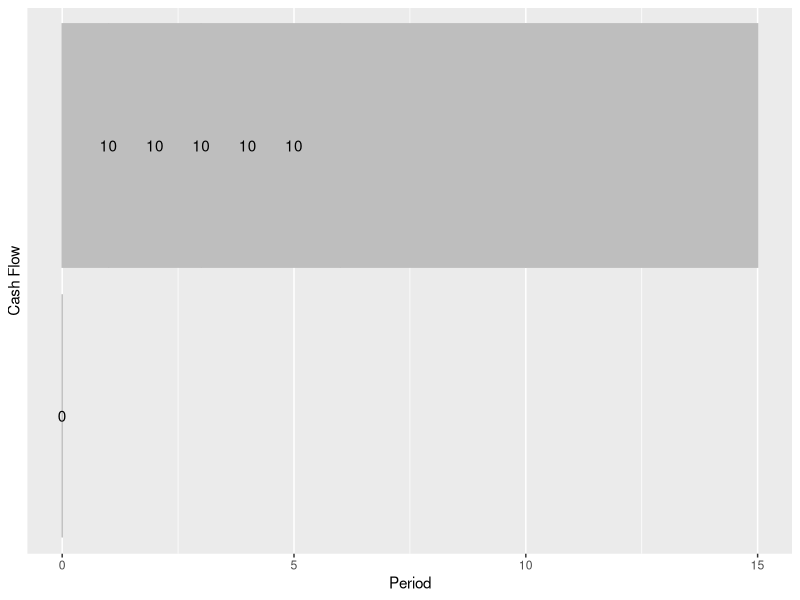
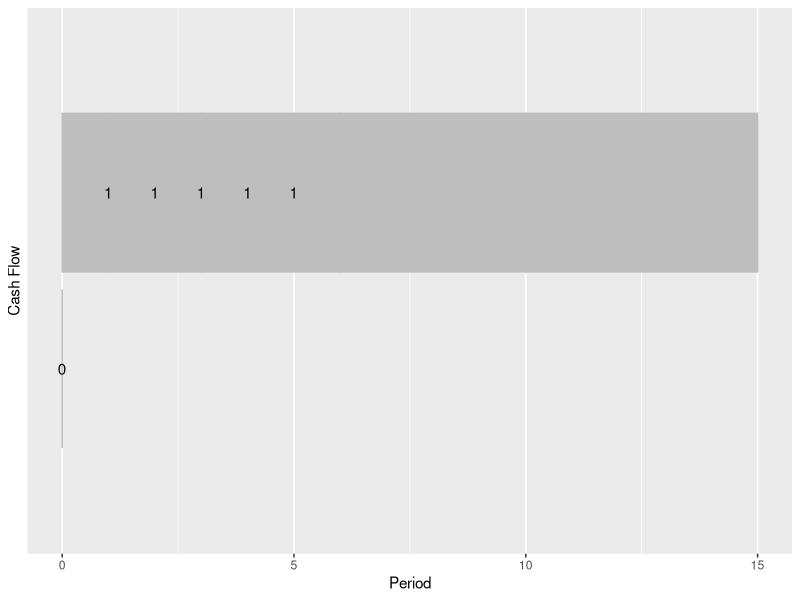
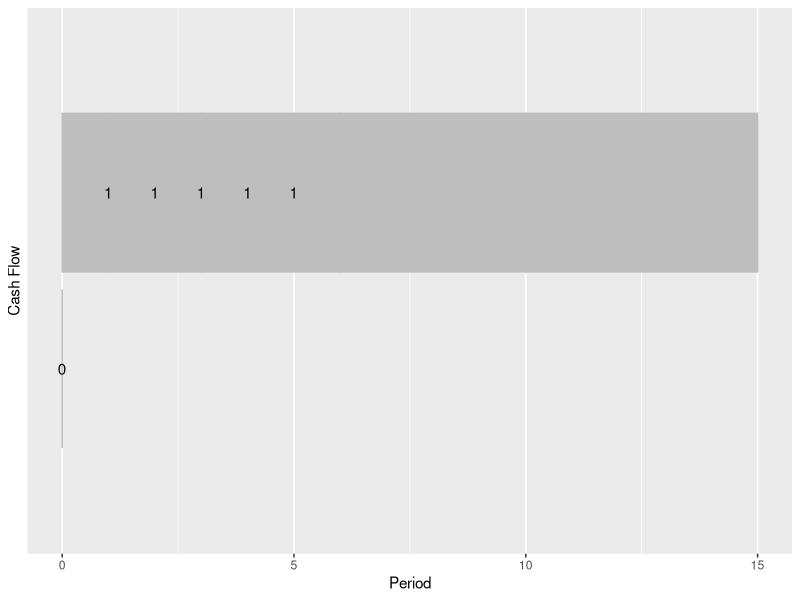
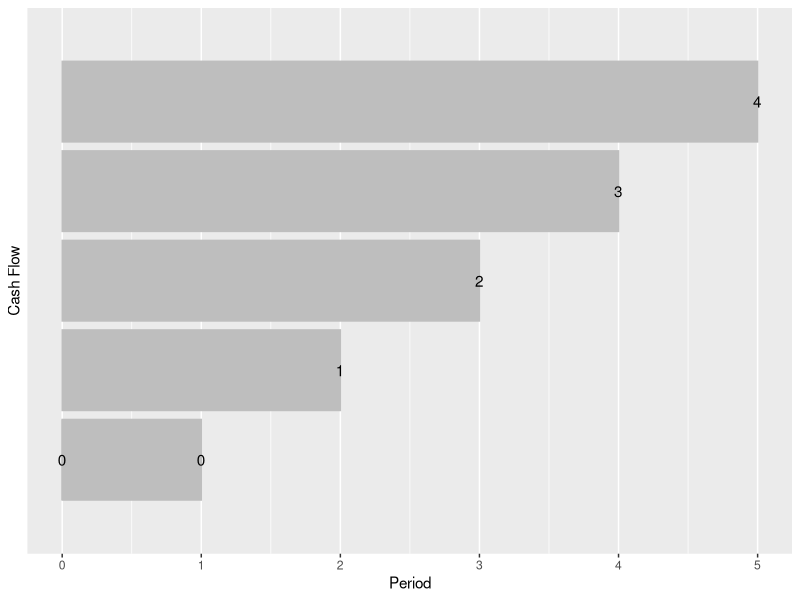
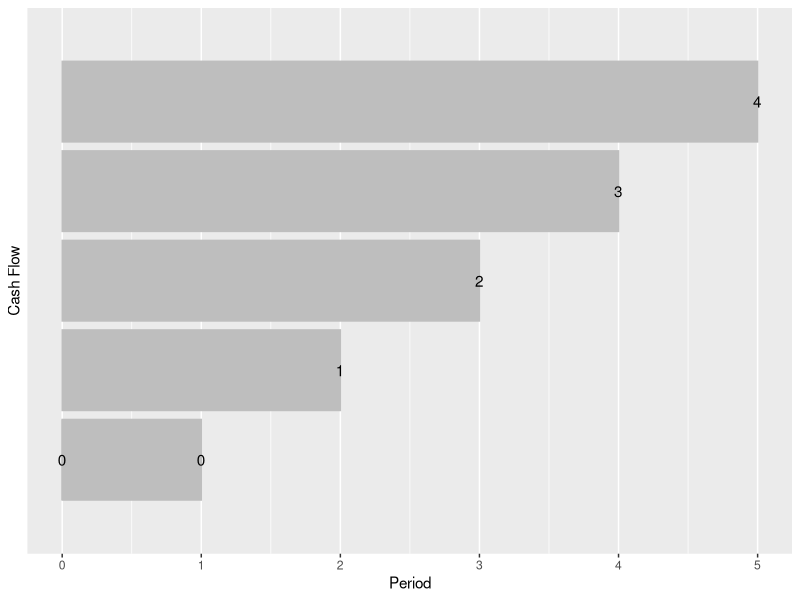
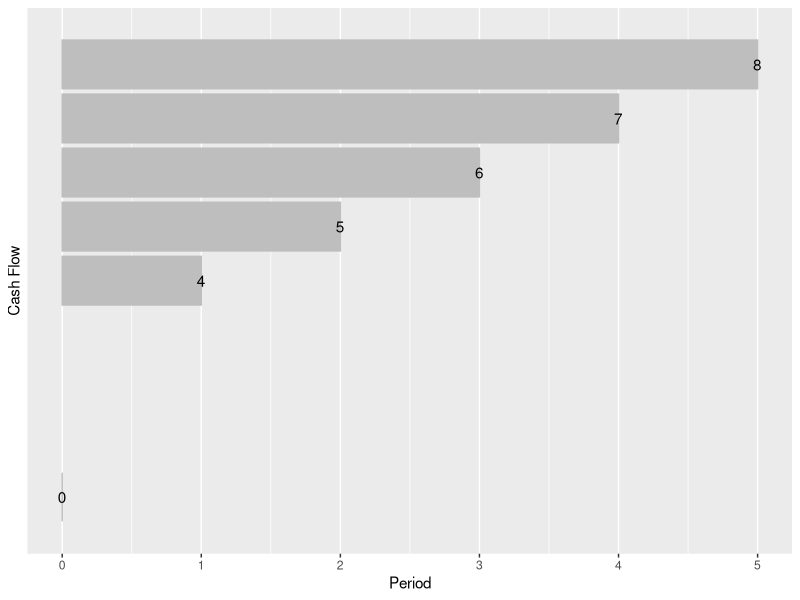
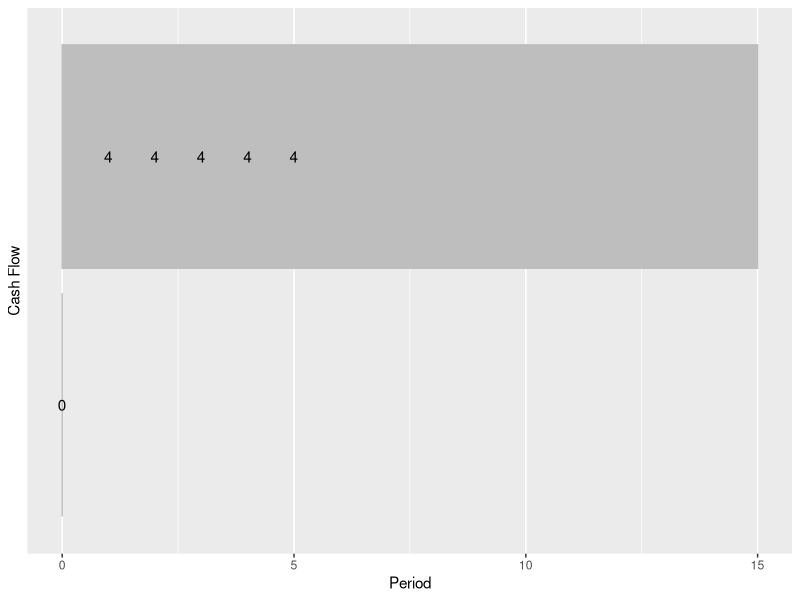
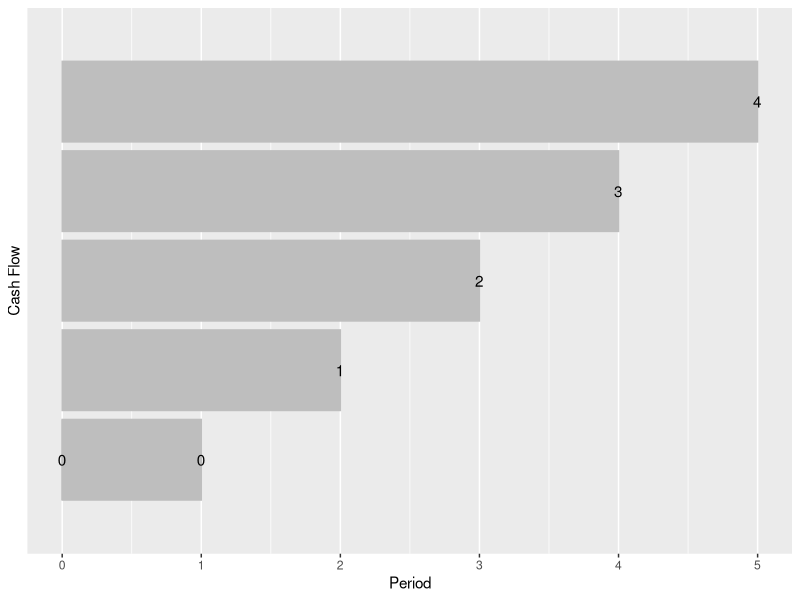

Source code (R) for these figures, in order:
## ---- chunk 1
knitr::opts_chunk$set(echo = FALSE)
options(scipen=999)

Acc<-function(x){format(x,nsmall=2,digits=2,big.mark=',',scientific=FALSE)}
pgivena<-function(a,i,n){a*((1+i)^n -1)/(i*(1+i)^n)}
pgiveng<-function(g,i,n){g*( (1+i)^n -(i*n) -1  )/(i^2*(1+i)^n)}
agivenp<-function(p,i,n){p*(i*(1+i)^n)/((1+i)^n -1)}
pgivengrow<-function(a1,g,i,n){a1*(1-(1+g)^n*(1+i)^(-n))/(i-g)}


fgivena<-function(a,i,n){pgivena(a,i,n)*(1+i)^n}
fgiveng<-function(g,i,n){pgiveng(g,i,n)*(1+i)^n}

## ---- chunk 2
library(ggplot2)
cf <- data.frame(y = 10 * c(0,1,1,1,1,1))
cf$x = 0:(length(cf$y) - 1)
print(ggplot(cf,aes(x,y,label = y)) + geom_bar(stat = "Identity",color = 'gray',fill = 'gray') + xlab("Period") + ylab("Cash Flow") + geom_text() + scale_y_discrete())
## ---- chunk 3
library(ggplot2)
cf <- data.frame(y = c(0,1,1,1,1,1))
cf$x = 0:(length(cf$y) - 1)
print(ggplot(cf,aes(x,y,label = y)) + geom_bar(stat = "Identity",color = 'gray',fill = 'gray') + xlab("Period") + ylab("Cash Flow") + geom_text() + scale_y_discrete())
## ---- chunk 4
library(ggplot2)
cf <- data.frame(y=c(0,1,1,1,1,1))
cf$x=0:(length(cf$y)-1)
print(ggplot(cf,aes(x,y,label=y))+geom_bar(stat="Identity",color='gray',fill='gray')+xlab("Period")+ylab("Cash Flow")+geom_text() + scale_y_discrete())
## ---- chunk 5
library(ggplot2)
cf <- data.frame(y=c(0,0,1,2,3,4))
cf$x=0:(length(cf$y)-1)
print(ggplot(cf,aes(x,y,label=y))+geom_bar(stat="Identity",color='gray',fill='gray')+xlab("Period")+ylab("Cash Flow")+geom_text() + scale_y_discrete())
## ---- chunk 6
library(ggplot2)
cf <- data.frame(y=c(0,0,1,2,3,4))
cf$x=0:(length(cf$y)-1)
print(ggplot(cf,aes(x,y,label=y))+geom_bar(stat="Identity",color='gray',fill='gray')+xlab("Period")+ylab("Cash Flow")+geom_text() + scale_y_discrete())
## ---- chunk 7
library(ggplot2)
cf <- data.frame(y=c(0,0,1,2,3,4) + c(0,4,4,4,4,4))
cf$x=0:(length(cf$y)-1)
print(ggplot(cf,aes(x,y,label=y))+geom_bar(stat="Identity",color='gray',fill='gray')+xlab("Period")+ylab("Cash Flow")+geom_text() + scale_y_discrete())
## ---- chunk 8
library(ggplot2)
cf <- data.frame(y=c(0,0,1,2,3,4) + c(0,4,4,4,4,4))
cf$x=0:(length(cf$y)-1)
cf$LG <- c(0,0,1,2,3,4)
cf$C <- c(0,4,4,4,4,4)
print(ggplot(cf,aes(x,C,label=C))+geom_bar(stat="Identity",color='gray',fill='gray')+xlab("Period")+ylab("Cash Flow")+geom_text() + scale_y_discrete())

print(ggplot(cf,aes(x,LG,label=LG))+geom_bar(stat="Identity",color='gray',fill='gray')+xlab("Period")+ylab("Cash Flow")+geom_text() + scale_y_discrete())
## ---- chunk 9
library(ggplot2)
cf <- data.frame(y=c(0,0,1,2,3,4) + c(0,4,4,4,4,4))
cf$x=0:(length(cf$y)-1)
print(ggplot(cf,aes(x,y,label=y))+geom_bar(stat="Identity",color='gray',fill='gray')+xlab("Period")+ylab("Cash Flow")+geom_text() + scale_y_discrete())
## ---- chunk 10
library(ggplot2)
cf <- data.frame(y=c(0,0,1,2,3,4) - c(0,4,4,4,4,4))
cf$x=0:(length(cf$y)-1)
print(ggplot(cf,aes(x,y,label=y))+geom_bar(stat="Identity",color='gray',fill='gray')+xlab("Period")+ylab("Cash Flow")+geom_text() + scale_y_discrete())
## ---- chunk 11
library(ggplot2)
cf <- data.frame(y=c(0,0,1,2,3,4) + c(0,4,4,4,4,4))
cf$x=0:(length(cf$y)-1)
cf$LG <- c(0,0,1,2,3,4)
cf$C <- -c(0,4,4,4,4,4)
print(ggplot(cf,aes(x,C,label=C))+geom_bar(stat="Identity",color='gray',fill='gray')+xlab("Period")+ylab("Cash Flow")+geom_text() + scale_y_discrete())

print(ggplot(cf,aes(x,LG,label=LG))+geom_bar(stat="Identity",color='gray',fill='gray')+xlab("Period")+ylab("Cash Flow")+geom_text() + scale_y_discrete())
## ---- chunk 12
library(ggplot2)
cf <- data.frame(y=c(0,0,1,2,3,4) - c(0,4,4,4,4,4))
cf$x=0:(length(cf$y)-1)
print(ggplot(cf,aes(x,y,label=y))+geom_bar(stat="Identity",color='gray',fill='gray')+xlab("Period")+ylab("Cash Flow")+geom_text() + scale_y_discrete())
## ---- chunk 13
library(ggplot2)
cf <- data.frame(y=c(0,5,5,5,5,5,5,5) - c(0,5,5,5,0,0,0,0))
cf$x=0:(length(cf$y)-1)
print(ggplot(cf,aes(x,y,label=y))+geom_bar(stat="Identity",color='gray',fill='gray')+xlab("Period")+ylab("Cash Flow")+geom_text() + scale_y_discrete())
## ---- chunk 14
library(ggplot2)
cf <- data.frame(y=c(0,5,5,5,5,5,5,5) - c(0,5,5,5,0,0,0,0))
cf$x=0:(length(cf$y)-1)
print(ggplot(cf,aes(x,y,label=y))+geom_bar(stat="Identity",color='gray',fill='gray')+xlab("Period")+ylab("Cash Flow")+geom_text() + scale_y_discrete())
## ---- chunk 15
library(ggplot2)
cf <- data.frame(y=c(0,0,0,0,5,5,5,5) )
cf$x=0:(length(cf$y)-1)
print(ggplot(cf,aes(x,y,label=y))+geom_bar(stat="Identity",color='gray',fill='gray')+xlab("Period")+ylab("Cash Flow")+geom_text() + scale_y_discrete())
## ---- chunk 16
library(ggplot2)
cf <- data.frame(y=c(0,0,0,0,0,0,5,5,5,5) )
cf$x=0:(length(cf$y)-1)
print(ggplot(cf,aes(x,y,label=y))+geom_bar(stat="Identity",color='gray',fill='gray')+xlab("Period")+ylab("Cash Flow")+geom_text() + scale_y_discrete())
## ---- chunk 17
library(ggplot2)
cf <- data.frame(y=c(0,0,0,0,0,0,5,5,5,5) )
cf$x=0:(length(cf$y)-1)
print(ggplot(cf,aes(x,y,label=y))+geom_bar(stat="Identity",color='gray',fill='gray')+xlab("Period")+ylab("Cash Flow")+geom_text() + scale_y_discrete())
## ---- chunk 18
library(ggplot2)
cf <- data.frame(y=c(0,0,0,0,-2,-4,-6,-8,-10) )
cf$x=0:(length(cf$y)-1)
print(ggplot(cf,aes(x,y,label=y))+geom_bar(stat="Identity",color='gray',fill='gray')+xlab("Period")+ylab("Cash Flow")+geom_text() + scale_y_discrete())
## ---- chunk 19
library(ggplot2)
cf <- data.frame(y=c(0,0,0,0,-2,-4,-6,-8,-10) )
cf$x=0:(length(cf$y)-1)
print(ggplot(cf,aes(x,y,label=y))+geom_bar(stat="Identity",color='gray',fill='gray')+xlab("Period")+ylab("Cash Flow")+geom_text() + scale_y_discrete())
## ---- chunk 20
library(ggplot2)
cf <- data.frame(y=c(0,1,2,3,4,5,5,5,5) )
cf$x=0:(length(cf$y)-1)
print(ggplot(cf,aes(x,y,label=y))+geom_bar(stat="Identity",color='gray',fill='gray')+xlab("Period")+ylab("Cash Flow")+geom_text() + scale_y_discrete())
## ---- chunk 21
library(ggplot2)
cf <- data.frame(y=c(0,1,2,3,4,5,5,5,5) )
cf$x=0:(length(cf$y)-1)
print(ggplot(cf,aes(x,y,label=y))+geom_bar(stat="Identity",color='gray',fill='gray')+xlab("Period")+ylab("Cash Flow")+geom_text() + scale_y_discrete())
## ---- chunk 22
library(ggplot2)
cf <- data.frame(y=c(0,1,2,3,4,5,5,5,5) )
cf$x=0:(length(cf$y)-1)
print(ggplot(cf,aes(x,y,label=y))+geom_bar(stat="Identity",color='gray',fill='gray')+xlab("Period")+ylab("Cash Flow")+geom_text() + scale_y_discrete())
## ---- chunk 23
library(ggplot2)
cf <- data.frame(y=c(0,1,2,3,4,5,5,5,5) )
cf$x=0:(length(cf$y)-1)
print(ggplot(cf,aes(x,y,label=y))+geom_bar(stat="Identity",color='gray',fill='gray')+xlab("Period")+ylab("Cash Flow")+geom_text() + scale_y_discrete())
## ---- chunk 24
library(ggplot2)
cf <- data.frame(y=c(0,1,2,3,4,5,5,5,5) )
cf$x=0:(length(cf$y)-1)
print(ggplot(cf,aes(x,y,label=y))+geom_bar(stat="Identity",color='gray',fill='gray')+xlab("Period")+ylab("Cash Flow")+geom_text() + scale_y_discrete())
## ---- chunk 25
library(ggplot2)
cf <- data.frame(y=c(0,1,2,3,4,5,5,5,5) )
cf$x=0:(length(cf$y)-1)
print(ggplot(cf,aes(x,y,label=y))+geom_bar(stat="Identity",color='gray',fill='gray')+xlab("Period")+ylab("Cash Flow")+geom_text() + scale_y_discrete())
## ---- chunk 26
library(ggplot2)
cf <- data.frame(y=c(0,0,12,10,8,6,4,2) )
cf$x=0:(length(cf$y)-1)
print(ggplot(cf,aes(x,y,label=y))+geom_bar(stat="Identity",color='gray',fill='gray')+xlab("Period")+ylab("Cash Flow")+geom_text() + scale_y_discrete())
## ---- chunk 27
library(ggplot2)
cf <- data.frame(y=c(0,0,12,12,12,12,12,12) - c(0,0,0,2,4,6,8,10))
cf$x=0:(length(cf$y)-1)
cf$LG <- -c(0,0,0,2,4,6,8,10)
cf$C <- c(0,0,12,12,12,12,12,12)
print(ggplot(cf,aes(x,C,label=C))+geom_bar(stat="Identity",color='gray',fill='gray')+xlab("Period")+ylab("Cash Flow")+geom_text() + scale_y_discrete())

print(ggplot(cf,aes(x,LG,label=LG))+geom_bar(stat="Identity",color='gray',fill='gray')+xlab("Period")+ylab("Cash Flow")+geom_text() + scale_y_discrete())
## ---- chunk 28
library(ggplot2)
cf <- data.frame(y=c(1,2,4,8,16,13,10,7,4,1) )
cf$x=0:(length(cf$y)-1)
print(ggplot(cf,aes(x,y,label=y))+geom_bar(stat="Identity",color='gray',fill='gray')+xlab("Period")+ylab("Cash Flow")+geom_text() + scale_x_discrete())
## ---- chunk 29
library(ggplot2)
cf <- data.frame(y=c(1,2,4,8,16,13,10,7,4,1) )
cf$x=0:(length(cf$y)-1)
print(ggplot(cf,aes(x,y,label=y))+geom_bar(stat="Identity",color='gray',fill='gray')+xlab("Period")+ylab("Cash Flow")+geom_text() + scale_x_discrete())
## ---- chunk 30
library(ggplot2)
cf <- data.frame(y=c(2,4,6,8,10,12,14,16,8,4,2,1) )
cf$x=0:(length(cf$y)-1)
print(ggplot(cf,aes(x,y,label=y))+geom_bar(stat="Identity",color='gray',fill='gray')+xlab("Period")+ylab("Cash Flow")+geom_text() + scale_y_discrete())
## ---- chunk 31
library(ggplot2)
cf <- data.frame(y=c(2,4,6,8,10,12,14,16,8,4,2,1) )
cf$x=0:(length(cf$y)-1)
print(ggplot(cf,aes(x,y,label=y))+geom_bar(stat="Identity",color='gray',fill='gray')+xlab("Period")+ylab("Cash Flow")+geom_text() + scale_y_discrete())
## ---- chunk 32
library(ggplot2)
cf <- data.frame(y=c(0,0,0,5,5,5,5,5,5,5,5,5,5) - c(0,0,0,0,0,0,1,2,3,0,0,0,0) )
cf$x=0:(length(cf$y)-1)
print(ggplot(cf,aes(x,y,label=y))+geom_bar(stat="Identity",color='gray',fill='gray')+xlab("Period")+ylab("Cash Flow")+geom_text() + scale_y_discrete())
## ---- chunk 33
library(ggplot2)
cf <- data.frame(y=c(0,0,5,0,5,0,5,0,5,0,5) )
cf$x=0:(length(cf$y)-1)
print(ggplot(cf,aes(x,y,label=y))+geom_bar(stat="Identity",color='gray',fill='gray')+xlab("Period")+ylab("Cash Flow")+geom_text() + scale_y_discrete())
## ---- chunk 34
FinFormat <- function(x) format(x, digits=2, decimal.mark=".",   big.mark=",", small.interval=3)

PMT <- agivenp(10000,.1,3)
i1 <- 10000*.1
P1 <- PMT -i1
B1 <- 10000-P1

i2 <- B1*.1
P2 <- PMT -i2
B2 <- B1-P2

i3 <- B2*.1
P3 <- PMT - i3
B3 <- B2-P3


